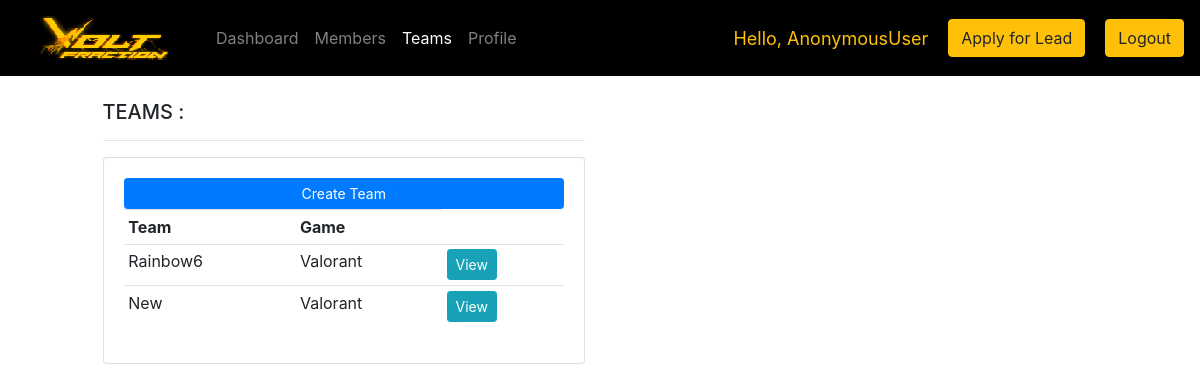
The page /teamlist/ on the database its author committed.
### accounts/models.py (models this page shows, shortened)
class Team(models.Model):
	name = models.CharField(max_length=200, null=True)
	game = models.ForeignKey(Game, null=True, on_delete=models.CASCADE)
	members = models.ManyToManyField(Member)

class Game(models.Model):
	name = models.CharField(max_length=200, null=True)
	def __str__(self):
		return self.name

### accounts/views.py (the view)
# urls.py: path('teamlist/', views.teamlist, name="teamlist"),
def teamlist(request):
	team = Team.objects.all()
	context={'team':team, 'teamlist':"active"}
	return render(request, 'accounts/teamlist.html', context)

### accounts/templates/accounts/teamlist.html
{% extends 'accounts/main.html' %}
{% block content %}
<br>
<div class="row">
	<div class="col-md-1"></div>
	<div class="col-md-5">
		<h5>TEAMS :</h5>
		<hr>
		<div class="card card-body">
			<a class="btn btn-primary btn-sm btn-block" href="{% url 'addteam' %}">Create Team</a>
			<table class="table table-sm">
				<tr>
					<th>Team</th>
					<th>Game</th>
				</tr>
				{% for i in team %}
					<tr>
						<td>{{i.name}}</td>
						<td>{{i.game}}</td>
						<td><a class="btn btn-sm btn-info" href="{% url 'team' i.id %}">View</a></td>
					</tr>
				{% endfor %}
			</table>
		</div>
	</div>
</div>
{% endblock %}

### rows shown on the page
Team: name "Rainbow6", game "Valorant"
Team: name "New", game "Valorant"

### other values the page prints
{{ request.user }} "AnonymousUser"
